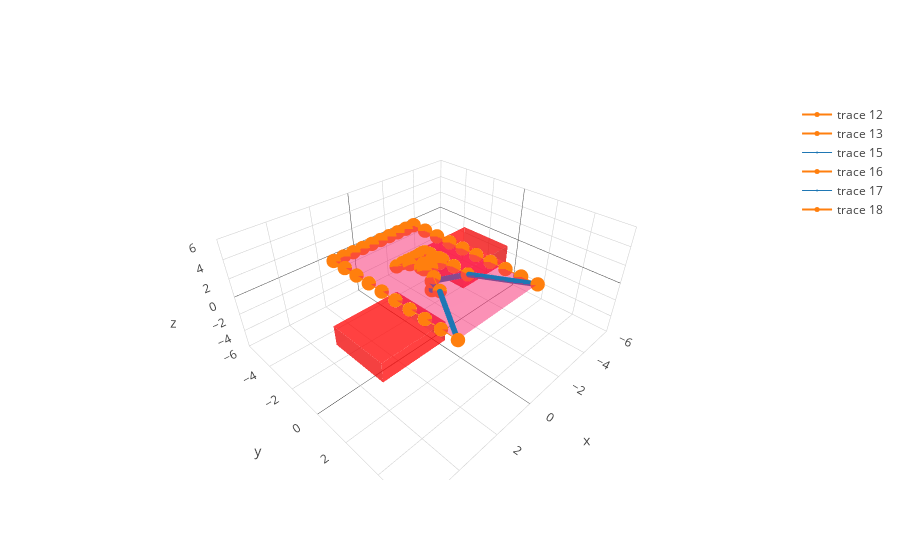

The notebook cell this image was saved under:
### Code cell
m = graphics.plot(new_data)
m.show()

### Figure 1 — Plotly figure (JSON) as saved in the notebook; plotly's stock layout.template omitted (floating-point values rounded to 4 significant figures; data arrays with more than 128 entries replaced by an {"elided": "..."} marker saying what was removed)
{"data": [{"color": "red", "opacity": 0.5, "type": "mesh3d", "uid": "417eb367-aa87-4e32-b4e8-4d46f1513632", "x": [4.51, 4.5, 4.5, 4.51], "y": [2.5, 2.5, -0.5, -0.5], "z": [1, -1, -1, 1]}, {"color": "red", "opacity": 0.5, "type": "mesh3d", "uid": "db23a96a-951c-4bde-b99d-5f14ff86a4f3", "x": [4.5, 4.5, 1.5, 1.5], "y": [2.51, 2.5, 2.5, 2.51], "z": [1, -1, -1, 1]}, {"color": "red", "opacity": 0.5, "type": "mesh3d", "uid": "5a8967c4-9905-4d87-9b26-34e707a8152c", "x": [1.49, 1.49, 1.5, 1.5], "y": [2.5, -0.5, -0.5, 2.5], "z": [1, 1, -1, -1]}, {"color": "red", "opacity": 0.5, "type": "mesh3d", "uid": "ed019251-03fa-476d-b5f5-87c1789d9e32", "x": [4.5, 4.5, 1.5, 1.5], "y": [-0.51, -0.5, -0.5, -0.51], "z": [1, -1, -1, 1]}, {"color": "red", "opacity": 0.5, "type": "mesh3d", "uid": "a8a579d1-fb38-4f75-90b0-a4fc12e805b1", "x": [4.5, 4.5, 1.5, 1.5], "y": [2.5, -0.5, 2.5, -0.5], "z": [1, 1, 1, 1]}, {"color": "red", "opacity": 0.5, "type": "mesh3d", "uid": "9af6e70b-9e5d-4a3a-ab6a-faa6997de33e", "x": [4.5, 4.5, 1.5, 1.5], "y": [2.5, -0.5, 2.5, -0.5], "z": [-1, -1, -1, -1]}, {"color": "red", "opacity": 0.5, "type": "mesh3d", "uid": "fa72716a-a357-4e94-9e68-26e4897d5d79", "x": [-1.49, -1.5, -1.5, -1.49], "y": [0.5, 0.5, -2.5, -2.5], "z": [1, -1, -1, 1]}, {"color": "red", "opacity": 0.5, "type": "mesh3d", "uid": "77984bd7-9d50-46a4-ba01-bac758d73120", "x": [-1.5, -1.5, -4.5, -4.5], "y": [0.51, 0.5, 0.5, 0.51], "z": [1, -1, -1, 1]}, {"color": "red", "opacity": 0.5, "type": "mesh3d", "uid": "f5bbac58-5acf-493d-b9f2-bb29a86fb9fc", "x": [-4.51, -4.51, -4.5, -4.5], "y": [0.5, -2.5, -2.5, 0.5], "z": [1, 1, -1, -1]}, {"color": "red", "opacity": 0.5, "type": "mesh3d", "uid": "b93441ea-0179-49ee-9744-628ef3d8a6a5", "x": [-1.5, -1.5, -4.5, -4.5], "y": [-2.51, -2.5, -2.5, -2.51], "z": [1, -1, -1, 1]}, {"color": "red", "opacity": 0.5, "type": "mesh3d", "uid": "7c2aa043-0e6f-493a-934d-ad9191034965", "x": [-1.5, -1.5, -4.5, -4.5], "y": [0.5, -2.5, 0.5, -2.5], "z": [1, 1, 1, 1]}, {"color": "red", "opacity": 0.5, "type": "mesh3d", "uid": "1cd06252-0afc-477e-aeb8-1ef5df96912e", "x": [-1.5, -1.5, -4.5, -4.5], "y": [0.5, -2.5, 0.5, -2.5], "z": [-1, -1, -1, -1]}, {"line": {"color": "#ff7f0e", "width": 2}, "marker": {"size": 5}, "type": "scatter3d", "uid": "950f98d6-4c59-4bbc-a3cc-aa80802ca9e9", "x": [-2.29, -2.29, -2.29, -2.29, -2.29, -2.29, -2.29, -2.29, -2.29, -2.29, -2.29, -1.781, -1.272, -0.7633, -0.2544, 0.2544, 0.7633, 1.272, 1.781, 2.29, 2.29, 2.29, 2.29, 2.29, 2.29, 2.29, 2.29, 2.29, 2.29, 2.29], "y": [3.98, 3.096, 2.211, 1.327, 0.4422, -0.4422, -1.327, -2.211, -3.096, -3.98, -3.98, -3.98, -3.98, -3.98, -3.98, -3.98, -3.98, -3.98, -3.98, -3.98, -3.98, -3.096, -2.211, -1.327, -0.4422, 0.4422, 1.327, 2.211, 3.096, 3.98], "z": [2, 2.0, 2.0, 2.0, 2.0, 2.0, 2.0, 2, 2.0, 2, 2, 2, 2, 2.0, 2.0, 2.0, 2.0, 2, 2.0, 2, 2, 2.0, 2, 2.0, 2.0, 2.0, 2.0, 2, 2.0, 2]}, {"line": {"color": "#ff7f0e", "width": 2}, "marker": {"size": 5}, "type": "scatter3d", "uid": "8e4ea922-ffc8-4ea4-b599-bdda89af9bb7", "x": [-0.7972, -0.5641, -0.2478, 0.16, 0.51, 0.51, 0.16, -0.2478, -0.5641, -0.7972, -0.7972, -0.5687, -0.3757, -0.2118, -0.06818, 0.06818, 0.2118, 0.3757, 0.5687, 0.7972, 0.7972, 0.5641, 0.2478, -0.16, -0.51, -0.51, -0.16, 0.2478, 0.5641, 0.7972], "y": [1.386, 0.7626, 0.2393, -0.09269, -0.09849, 0.09849, 0.09269, -0.2393, -0.7626, -1.386, -1.386, -1.271, -1.175, -1.105, -1.067, -1.067, -1.105, -1.175, -1.271, -1.386, -1.386, -0.7626, -0.2393, 0.09269, 0.09849, -0.09849, -0.09269, 0.2393, 0.7626, 1.386], "z": [2.202, 2.761, 2.97, 2.991, 2.931, 2.931, 2.991, 2.97, 2.761, 2.202, 2.202, 2.436, 2.574, 2.654, 2.691, 2.691, 2.654, 2.574, 2.436, 2.202, 2.202, 2.761, 2.97, 2.991, 2.931, 2.931, 2.991, 2.97, 2.761, 2.202]}, {"color": "rgba(244,22,100,0.6)", "opacity": 0.8, "type": "mesh3d", "uid": "51a9fa34-17e5-4f65-84bd-b9c9a8f87e91", "x": [0, -0.7972, -2.29, -0.5641, -2.29, -0.2478, -2.29, 0.16, -2.29, 0.51, -2.29, 0.51, -2.29, 0.16, -2.29, -0.2478, -2.29, -0.5641, -2.29, -0.7972, -2.29, -0.7972, -2.29, -0.5687, -1.781, -0.3757, -1.272, -0.2118, -0.7633, -0.06818, -0.2544, 0.06818, 0.2544, 0.2118, 0.7633, 0.3757, 1.272, 0.5687, 1.781, 0.7972, 2.29, 0.7972, 2.29, 0.5641, 2.29, 0.2478, 2.29, -0.16, 2.29, -0.51, 2.29, -0.51, 2.29, -0.16, 2.29, 0.2478, 2.29, 0.5641, 2.29, 0.7972, 2.29], "y": [0, 1.386, 3.98, 0.7626, 3.096, 0.2393, 2.211, -0.09269, 1.327, -0.09849, 0.4422, 0.09849, -0.4422, 0.09269, -1.327, -0.2393, -2.211, -0.7626, -3.096, -1.386, -3.98, -1.386, -3.98, -1.271, -3.98, -1.175, -3.98, -1.105, -3.98, -1.067, -3.98, -1.067, -3.98, -1.105, -3.98, -1.175, -3.98, -1.271, -3.98, -1.386, -3.98, -1.386, -3.98, -0.7626, -3.096, -0.2393, -2.211, 0.09269, -1.327, 0.09849, -0.4422, -0.09849, 0.4422, -0.09269, 1.327, 0.2393, 2.211, 0.7626, 3.096, 1.386, 3.98], "z": [1, 2.202, 2, 2.761, 2.0, 2.97, 2.0, 2.991, 2.0, 2.931, 2.0, 2.931, 2.0, 2.991, 2.0, 2.97, 2, 2.761, 2.0, 2.202, 2, 2.202, 2, 2.436, 2, 2.574, 2, 2.654, 2.0, 2.691, 2.0, 2.691, 2.0, 2.654, 2.0, 2.574, 2, 2.436, 2.0, 2.202, 2, 2.202, 2, 2.761, 2.0, 2.97, 2, 2.991, 2.0, 2.931, 2.0, 2.931, 2.0, 2.991, 2.0, 2.97, 2, 2.761, 2.0, 2.202, 2]}, {"line": {"color": "#1f77b4", "width": 1}, "marker": {"size": 2}, "type": "scatter3d", "uid": "d8e61fa2-5662-4d5b-a5f6-6aadb6391bb1", "x": {"elided": "150 float values"}, "y": {"elided": "150 float values"}, "z": {"elided": "150 float values"}}, {"line": {"color": "#ff7f0e", "width": 2}, "marker": {"size": 5}, "type": "scatter3d", "uid": "cdb1ea1f-7813-4828-8956-e1435204597b", "x": [0, 0, -0.7972, -2.29], "y": [0, 0, 1.386, 3.98], "z": [0, 1, 2.202, 2]}, {"line": {"color": "#1f77b4", "width": 1}, "marker": {"size": 2}, "type": "scatter3d", "uid": "c0326eed-ff66-47eb-a97f-008de1e75357", "x": {"elided": "150 float values"}, "y": {"elided": "150 float values"}, "z": {"elided": "150 float values"}}, {"line": {"color": "#ff7f0e", "width": 2}, "marker": {"size": 5}, "type": "scatter3d", "uid": "c68fea49-a106-4e12-8764-7615ec924172", "x": [0, 0, 0.7972, 2.29], "y": [0, 0, 1.386, 3.98], "z": [0, 1, 2.202, 2]}], "layout": {"scene": {"xaxis": {"range": [-6, 6]}, "yaxis": {"range": [-6, 6]}, "zaxis": {"range": [-6, 6]}}}}
